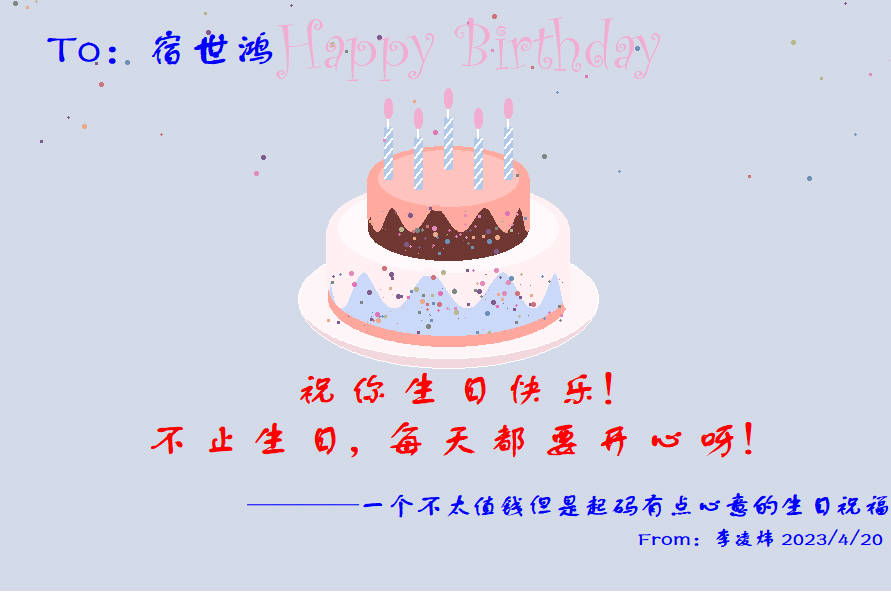

Recreate this plot in Python.
import turtle as t
import math as m
import random as r


def drawX(a, i):
    angle = m.radians(i)
    return a * m.cos(angle)


def drawY(b, i):
    angle = m.radians(i)
    return b * m.sin(angle)


# 设置背景颜色，窗口位置以及大小
t.bgcolor("#d3dae8")
t.setup(width=900, height=600, startx=0, starty=0)
t.title("宿世鸿，祝你生日快乐！")
t.speed(0)
t.delay(0)
t.tracer(False)
t.penup()
t.goto(150, 0)
t.pendown()
# 1
t.pencolor("white")
t.begin_fill()
for i in range(360):
    x = drawX(150, i)
    y = drawY(60, i)
    t.goto(x, y)
t.fillcolor("#fef5f7")
t.end_fill()
# 2
t.begin_fill()
for i in range(180):
    x = drawX(150, -i)
    y = drawY(70, -i)
    t.goto(x, y)
for i in range(180, 360):
    x = drawX(150, i)
    y = drawY(60, i)
    t.goto(x, y)
t.fillcolor("#f2d7dd")
t.end_fill()
# 3
t.pu()
t.goto(120, 0)
t.pd()
t.begin_fill()
for i in range(360):
    x = drawX(120, i)
    y = drawY(48, i)
    t.goto(x, y)
t.fillcolor("#cbd9f9")
t.end_fill()
# 4
t.begin_fill()
t.pencolor("#fee48c")
for i in range(540):
    x = drawX(120, i)
    y = drawY(48, i) + 70
    t.goto(x, y)
t.goto(-120, 0)
t.fillcolor("#cbd9f9")
t.end_fill()
# 5
t.pu()
t.goto(120, 70)
t.pd()
t.pencolor("#fff0f3")
t.begin_fill()
for i in range(360):
    x = drawX(120, i)
    y = drawY(48, i) + 70
    t.goto(x, y)
t.fillcolor("#fff0f3")
t.end_fill()
# 6
t.pu()
t.goto(110, 70)
t.pd()
t.pencolor("#fff9fb")
t.begin_fill()
for i in range(360):
    x = drawX(110, i)
    y = drawY(44, i) + 70
    t.goto(x, y)
t.fillcolor("#fff9fb")
t.end_fill()
# 7
t.pu()
t.goto(120, 0)
t.pd()
t.begin_fill()
t.pencolor("#ffa79d")
for i in range(180):
    x = drawX(120, -i)
    y = drawY(48, -i) + 10
    t.goto(x, y)
t.goto(-120, 0)
for i in range(180, 360):
    x = drawX(120, i)
    y = drawY(48, i)
    t.goto(x, y)
t.fillcolor("#ffa79d")
t.end_fill()
# 8
t.pu()
t.goto(120, 70)
t.pd()
t.begin_fill()
t.pensize(4)
t.pencolor("#fff0f3")
for i in range(1800):
    x = drawX(120, 0.1 * i)
    y = drawY(-18, i) + 10
    t.goto(x, y)
t.goto(-120, 70)
t.pensize(1)
for i in range(180, 360):
    x = drawX(120, i)
    y = drawY(48, i) + 70
    t.goto(x, y)
t.fillcolor("#fff0f3")
t.end_fill()
# 9
t.pu()
t.goto(80, 70)
t.pd()
t.begin_fill()
t.pencolor("#6f3732")
t.goto(80, 120)
for i in range(180):
    x = drawX(80, i)
    y = drawY(32, i) + 120
    t.goto(x, y)
t.goto(-80, 70)
for i in range(180, 360):
    x = drawX(80, i)
    y = drawY(32, i) + 70
    t.goto(x, y)
t.fillcolor("#6f3732")
t.end_fill()
# 10
t.pu()
t.goto(80, 120)
t.pd()
t.pencolor("#ffaaa0")
t.begin_fill()
for i in range(360):
    x = drawX(80, i)
    y = drawY(32, i) + 120
    t.goto(x, y)
t.fillcolor("#ffaaa0")
t.end_fill()
# 11
t.pu()
t.goto(70, 120)
t.pd()
t.pencolor("#ffc3be")
t.begin_fill()
for i in range(360):
    x = drawX(70, i)
    y = drawY(28, i) + 120
    t.goto(x, y)
t.fillcolor("#ffc3be")
t.end_fill()
# 12
t.pu()
t.goto(80, 120)
t.pd()
t.begin_fill()
t.pensize(3)
t.pencolor("#ffaaa0")
for i in range(1800):
    x = drawX(80, 0.1 * i)
    y = drawY(-12, i) + 80
    t.goto(x, y)
t.goto(-80, 120)
t.pensize(1)
for i in range(180, 360):
    x = drawX(80, i)
    y = drawY(32, i) + 120
    t.goto(x, y)
t.fillcolor("#ffaaa0")
t.end_fill()
# 13
t.pu()
t.goto(64, 120)
t.pd()
t.pencolor("#b1c9e9")
t.begin_fill()
for i in range(360):
    x = drawX(4, i) + 60
    y = drawY(1, i) + 120
    t.goto(x, y)
t.goto(64, 170)
for i in range(540):
    x = drawX(4, i) + 60
    y = drawY(1, i) + 170
    t.goto(x, y)
t.goto(56, 120)
t.fillcolor("#b1c9e9")
t.end_fill()
t.pencolor("white")
t.pensize(2)
for i in range(1, 6):
    t.goto(64, 120 + 10 * i)
    t.pu()
    t.goto(56, 120 + 10 * i)
    t.pd()
t.pu()
t.goto(60, 170)
t.pd()
t.goto(60, 180)
t.pensize(1)
#
t.pu()
t.goto(64, 190)
t.pd()
t.pencolor("#f1add1")
t.begin_fill()
for i in range(360):
    x = drawX(4, i) + 60
    y = drawY(10, i) + 190
    t.goto(x, y)
t.fillcolor("#f1add1")
t.end_fill()

# 14
t.pu()
t.goto(-56, 120)
t.pd()
t.pencolor("#b1c9e9")
t.begin_fill()
for i in range(360):
    x = drawX(4, i) - 60
    y = drawY(1, i) + 120
    t.goto(x, y)
t.goto(-56, 170)
for i in range(540):
    x = drawX(4, i) - 60
    y = drawY(1, i) + 170
    t.goto(x, y)
t.goto(-64, 120)
t.fillcolor("#b1c9e9")
t.end_fill()
t.pencolor("white")
t.pensize(2)
for i in range(1, 6):
    t.goto(-56, 120 + 10 * i)
    t.pu()
    t.goto(-64, 120 + 10 * i)
    t.pd()
t.pu()
t.goto(-60, 170)
t.pd()
t.goto(-60, 180)
t.pensize(1)
#
t.pu()
t.goto(-56, 190)
t.pd()
t.pencolor("#f1add1")
t.begin_fill()
for i in range(360):
    x = drawX(4, i) - 60
    y = drawY(10, i) + 190
    t.goto(x, y)
t.fillcolor("#f1add1")
t.end_fill()
# 15
t.pu()
t.goto(0, 130)
t.pd()
t.pencolor("#b1c9e9")
t.begin_fill()
for i in range(360):
    x = drawX(4, i)
    y = drawY(1, i) + 130
    t.goto(x, y)
t.goto(4, 180)
for i in range(540):
    x = drawX(4, i)
    y = drawY(1, i) + 180
    t.goto(x, y)
t.goto(-4, 130)
t.fillcolor("#b1c9e9")
t.end_fill()
t.pencolor("white")
t.pensize(2)
for i in range(1, 6):
    t.goto(4, 130 + 10 * i)
    t.pu()
    t.goto(-4, 130 + 10 * i)
    t.pd()
t.pu()
t.goto(0, 180)
t.pd()
t.goto(0, 190)
t.pensize(1)
#
t.pu()
t.goto(4, 200)
t.pd()
t.pencolor("#f1add1")
t.begin_fill()
for i in range(360):
    x = drawX(4, i)
    y = drawY(10, i) + 200
    t.goto(x, y)
t.fillcolor("#f1add1")
t.end_fill()
# 16
t.pu()
t.goto(30, 110)
t.pd()
t.pencolor("#b1c9e9")
t.begin_fill()
for i in range(360):
    x = drawX(4, i) + 30
    y = drawY(1, i) + 110
    t.goto(x, y)
t.goto(34, 160)
for i in range(540):
    x = drawX(4, i) + 30
    y = drawY(1, i) + 160
    t.goto(x, y)
t.goto(26, 110)
t.fillcolor("#b1c9e9")
t.end_fill()
t.pencolor("white")
t.pensize(2)
for i in range(1, 6):
    t.goto(34, 110 + 10 * i)
    t.pu()
    t.goto(26, 110 + 10 * i)
    t.pd()
t.pu()
t.goto(30, 160)
t.pd()
t.goto(30, 170)
t.pensize(1)
#
t.pu()
t.goto(34, 180)
t.pd()
t.pencolor("#f1add1")
t.begin_fill()
for i in range(360):
    x = drawX(4, i) + 30
    y = drawY(10, i) + 180
    t.goto(x, y)
t.fillcolor("#f1add1")
t.end_fill()
# 17
t.pu()
t.goto(-30, 110)
t.pd()
t.pencolor("#b1c9e9")
t.begin_fill()
for i in range(360):
    x = drawX(4, i) - 30
    y = drawY(1, i) + 110
    t.goto(x, y)
t.goto(-26, 160)
for i in range(540):
    x = drawX(4, i) - 30
    y = drawY(1, i) + 160
    t.goto(x, y)
t.goto(-34, 110)
t.fillcolor("#b1c9e9")
t.end_fill()
t.pencolor("white")
t.pensize(2)
for i in range(1, 6):
    t.goto(-26, 110 + 10 * i)
    t.pu()
    t.goto(-34, 110 + 10 * i)
    t.pd()
t.pu()
t.goto(-30, 160)
t.pd()
t.goto(-30, 170)
t.pensize(1)
#
t.pu()
t.goto(-26, 180)
t.pd()
t.pencolor("#f1add1")
t.begin_fill()
for i in range(360):
    x = drawX(4, i) - 30
    y = drawY(10, i) + 180
    t.goto(x, y)
t.fillcolor("#f1add1")
t.end_fill()
###随机
color = ["#e28cb9", "#805a8c", "#eaa989", "#6e90b7", "#b8b68f", "#e174b5", "#cf737c", "#7c8782"]
for i in range(80):
    t.pu()
    x = r.randint(-120, 120)
    y = r.randint(-25, 30)
    t.goto(x, y)
    t.pd()
    t.dot(r.randint(2, 5), color[r.randint(0, 7)])
for i in range(40):
    t.pu()
    x = r.randint(-90, 90)
    y = r.randint(-35, 10)
    t.goto(x, y)
    t.pd()
    t.dot(r.randint(2, 5), color[r.randint(0, 7)])

for i in range(40):
    t.pu()
    x = r.randint(-80, 80)
    y = r.randint(60, 90)
    t.goto(x, y)
    t.pd()
    t.dot(r.randint(2, 5), color[r.randint(0, 7)])
for i in range(30):
    t.pu()
    x = r.randint(-50, 50)
    y = r.randint(45, 70)
    t.goto(x, y)
    t.pd()
    t.dot(r.randint(2, 5), color[r.randint(0, 7)])
for i in range(50):
    t.pu()
    x = r.randint(-500, 500)
    y = r.randint(120, 300)
    t.goto(x, y)
    t.pd()
    t.dot(r.randint(3, 5), color[r.randint(0, 7)])
t.seth(90)
t.pu()
t.goto(0, 0)
t.fd(210)
t.left(90)
t.fd(170)
t.pd()
t.write("Happy Birthday", font=("Curlz MT", 50))


t.color('blue')
t.penup()
t.goto(-400, 230)
t.pendown()
t.write('To：宿世鸿  ', font=('方正舒体', 32, 'bold'))
t.color('red')
t.penup()
t.goto(-150, -110)
t.pendown()
t.write('祝 你 生 日 快 乐！', font=('方正舒体', 30, 'bold'))
t.color('red')
t.penup()
t.goto(-300, -160)
t.pendown()
t.write('不 止 生 日，每 天 都 要 开 心 呀！', font=('方正舒体', 30, 'bold'))
t.color('blue')
t.penup()
t.goto(-200, -220)
t.pendown()
t.write('————一个不太值钱但是起码有点心意的生日祝福', font=('方正舒体', 20, 'bold'))
t.color('blue')
t.penup()
t.goto(190, -250)
t.pendown()
t.write('From：李凌炜 2023/4/20', font=('方正舒体', 15, 'bold'))
t.penup()
t.done()
